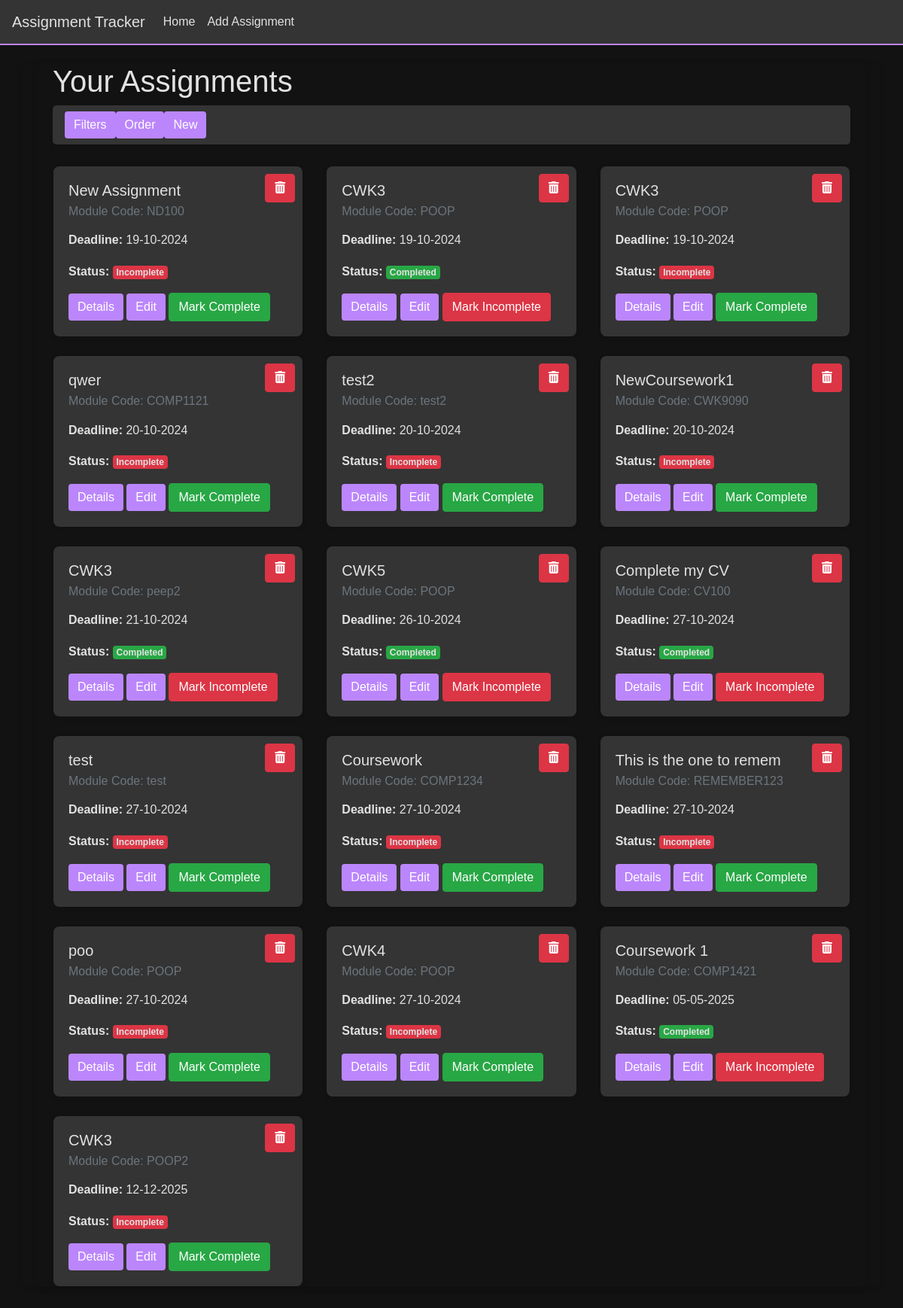
Before: / with the older database file.
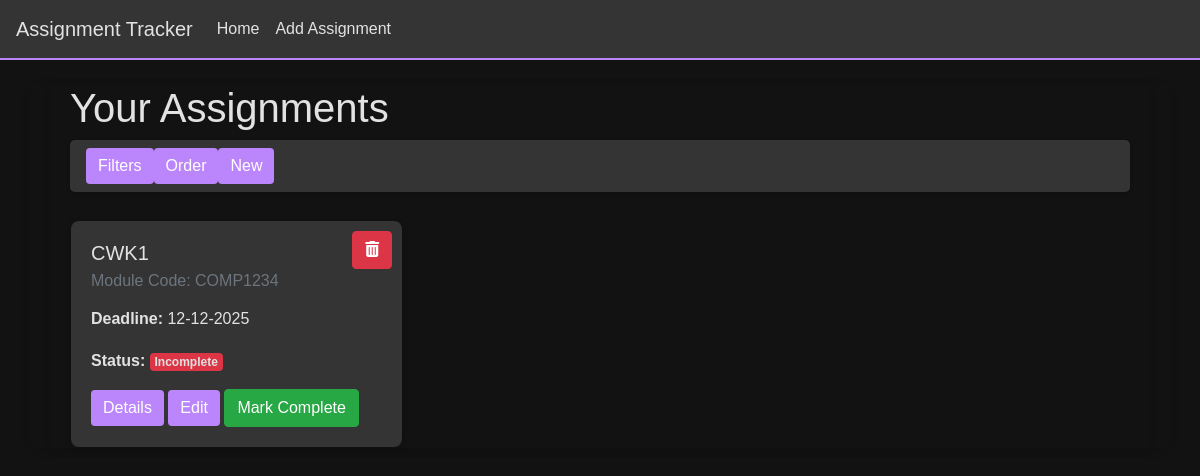
After: the same page with the newer database file.
### app/models.py (models this page shows, shortened)
class Assignment(db.Model):
    id = db.Column(db.Integer, primary_key=True)
    title = db.Column(db.String(100), nullable=False)  # Assessment title
    module_code = db.Column(db.String(20), nullable=False)  # Module code
    deadline = db.Column(db.DateTime, nullable=False)  # Deadline date
    description = db.Column(db.Text, nullable=True)  # Short description
    is_completed = db.Column(db.Boolean, default=False)  # Completion status
    date_created = db.Column(db.DateTime, default=datetime.utcnow)  # Timestamp for when the assignment was added

### app/views.py (the view)
@app.route('/')
def index():
    assignments = Assignment.query.all()
    csrf_token = generate_csrf()
    modules = set(assignment.module_code for assignment in assignments)
    return render_template("homePage.html", assignments=assignments, csrf_token=csrf_token, modules=modules)

### app/templates/homePage.html (shortened to what this page needs)
{% extends "base.html" %}
{% block head%}
<link rel="stylesheet" href="../static/homeStyles.css">
<link href="https://cdnjs.cloudflare.com/ajax/libs/font-awesome/6.0.0-beta3/css/all.min.css" rel="stylesheet">
{% endblock %}
{% block content %}
<div class="container mt-0">
    <h1 class="">Your Assignments</h1>
    <div class="button-navbar d-flex mb-1">
        <button id="toggle-filters" class="btn btn-primary ">Filters</button>
        <button id="order-by" class="btn btn-primary ">Order</button>
        <a href="/add-assignment" class="btn btn-primary">New</a>
    </div>
    <div class="row d-flex">
        {% for assignment in assignments %}
        <div class="col-md-4 assignment-card" data-status="{{ 'completed' if assignment.is_completed else 'incomplete' }}" data-module-code="{{ assignment.module_code }}" data-title="{{ assignment.title | lower }}">
            <div class="card mt-4 shadow-sm">
                <div class="card-body">
                    <h5 class="card-title">{{ assignment.title }}</h5>
                    <h6 class="card-subtitle mb-2 text-muted">Module Code: {{ assignment.module_code }}</h6>
                    <p class="card-text">
                        <p class="dateP" data-deadline="{{assignment.deadline.strftime('%d-%m-%Y')}}"><strong>Deadline:</strong> {{ assignment.deadline.strftime('%d-%m-%Y') }}</p>
                        <strong>Status:</strong>
                        {% if assignment.is_completed %}
                            <span class="badge bg-success">Completed</span>
                        {% else %}
                            <span class="badge bg-danger">Incomplete</span>
                        {% endif %}
                    </p>
                    <a href="/view-assignment/{{ assignment.id }}" class="btn btn-primary">Details</a>
                    <a href="/edit-assignment/{{ assignment.id }}" class="btn btn-primary" >Edit</a>
                    <form action="{{ url_for('toggle_complete', assignment_id=assignment.id) }}" method="POST" style="display:inline;">
                        {% if assignment.is_completed %}
                            <button type="submit" class="btn btn-danger">Mark Incomplete</button>
                        {% else %}
                            <button type="submit" class="btn btn-success">Mark Complete</button>
                        {% endif %}
                    </form>
                    <form action="/delete-assignment/{{ assignment.id }}" method="POST" style="display:inline;" onsubmit="return confirm('Are you sure you want to delete this task? This cannot be undone!');">
                        <button type="submit" class="btn btn-danger delete-btn"><i class="fas fa-trash-alt"></i></button>
                    </form>
                </div>
            </div>
        </div>
        {% else %}
            <div class="card-body" id="no-tasks-message" style="display: none;">You have no assignments!</div>
        {% endfor %}
    </div>
</div>
{% endblock %}

### app/templates/base.html (shortened to what this page needs)
<!DOCTYPE html>
<html lang="en">
<head>
    {% block head %}
    {% endblock%}
    <link href="https://stackpath.bootstrapcdn.com/bootstrap/4.5.2/css/bootstrap.min.css" rel="stylesheet">
    <link rel="stylesheet" href="../static/baseStyles.css">
</head>
<body>
    <nav class="navbar navbar-expand-lg">
        <a class="navbar-brand" href="/">Assignment Tracker</a>
        <div class="collapse navbar-collapse" id="navbarNav">
            <ul class="navbar-nav">
                <li class="nav-item">
                    <a class="nav-link" href="/">Home</a>
                </li>
                <li class="nav-item">
                    <a class="nav-link" href="/add-assignment">Add Assignment</a>
                </li>
            </ul>
        </div>
    </nav>
    <div class="container mt-4">
        {% block content %}
        {% endblock %}
    </div>
    <br>
    <br>
</body>
</html>

### app/static/homeStyles.css (style rules this page uses)
body { font-family: Arial, sans-serif; background-color: #121212; color: #D5D5D5; line-height: 1.6; }
.button-navbar { background-color: #343434; padding: 0.5rem 1rem; border-radius: 5px; box-shadow: 0 2px 4px #0000001a; }
.btn-primary { background-color: #BB86FC; border-color: #BB86FC; color: #343434; transition: background-color 0.3s ease; }
.button-navbar a.btn:last-child { margin-right: 0; }
.card { background-color: #121212 !important; }
.card-body { background-color: #343434; border-radius: 0.5rem; padding: 0; margin: 0; color: #e2e2e2; }
.card-title { color: #e2e2e2; }
.assignment-card { position: relative; }
.delete-btn { position: absolute; top: 10px; right: 10px; background-color: transparent; border: none; color: red; font-size: 20px; width: auto; height: auto; padding: 0; line-height: normal; }

### app/static/baseStyles.css (style rules this page uses)
body { font-family: Arial, sans-serif; background-color: #121212; color: #E2E2E2; line-height: 1.6; }
.navbar { background-color: #343434; border-bottom: 2px solid #BB86FC; }
.navbar a { color: #E2E2E2; }
.container { padding-left: 20px; padding-right: 20px; background-color: #121212; border-radius: 0.5rem; box-shadow: 0 2px 10px rgba(0, 0, 0, 0.1); }
.btn-primary { background-color: #BB86FC; border: none; }

Changed rows visible on the page:
removed Assignment: title "Coursework 1", module_code "COMP1421", deadline "05-05-2025", is_completed "Completed"
removed Assignment: title "qwer", module_code "COMP1121", deadline "20-10-2024", is_completed "Incomplete"
removed Assignment: title "New Assignment", module_code "ND100", deadline "19-10-2024", is_completed "Incomplete"
removed Assignment: title "CWK3", module_code "POOP", deadline "19-10-2024", is_completed "Completed"
removed Assignment: title "CWK3", module_code "POOP", deadline "19-10-2024", is_completed "Incomplete"
removed Assignment: title "CWK3", module_code "peep2", deadline "21-10-2024", is_completed "Completed"
removed Assignment: title "Complete my CV", module_code "CV100", deadline "27-10-2024", is_completed "Completed"
removed Assignment: title "test", module_code "test", deadline "27-10-2024", is_completed "Incomplete"
removed Assignment: title "test2", module_code "test2", deadline "20-10-2024", is_completed "Incomplete"
removed Assignment: title "Coursework", module_code "COMP1234", deadline "27-10-2024", is_completed "Incomplete"
removed Assignment: title "This is the one to remem", module_code "REMEMBER123", deadline "27-10-2024", is_completed "Incomplete"
removed Assignment: title "NewCoursework1", module_code "CWK9090", deadline "20-10-2024", is_completed "Incomplete"
removed Assignment: title "poo", module_code "POOP", deadline "27-10-2024", is_completed "Incomplete"
removed Assignment: title "CWK3", module_code "POOP2", deadline "12-12-2025", is_completed "Incomplete"
removed Assignment: title "CWK4", module_code "POOP", deadline "27-10-2024", is_completed "Incomplete"
changed Assignment: title "CWK5" → "CWK1"; module_code "POOP" → "COMP1234"; deadline "26-10-2024" → "12-12-2025"; is_completed "Completed Mark Incomplete" → "Incomplete Mark Complete"
